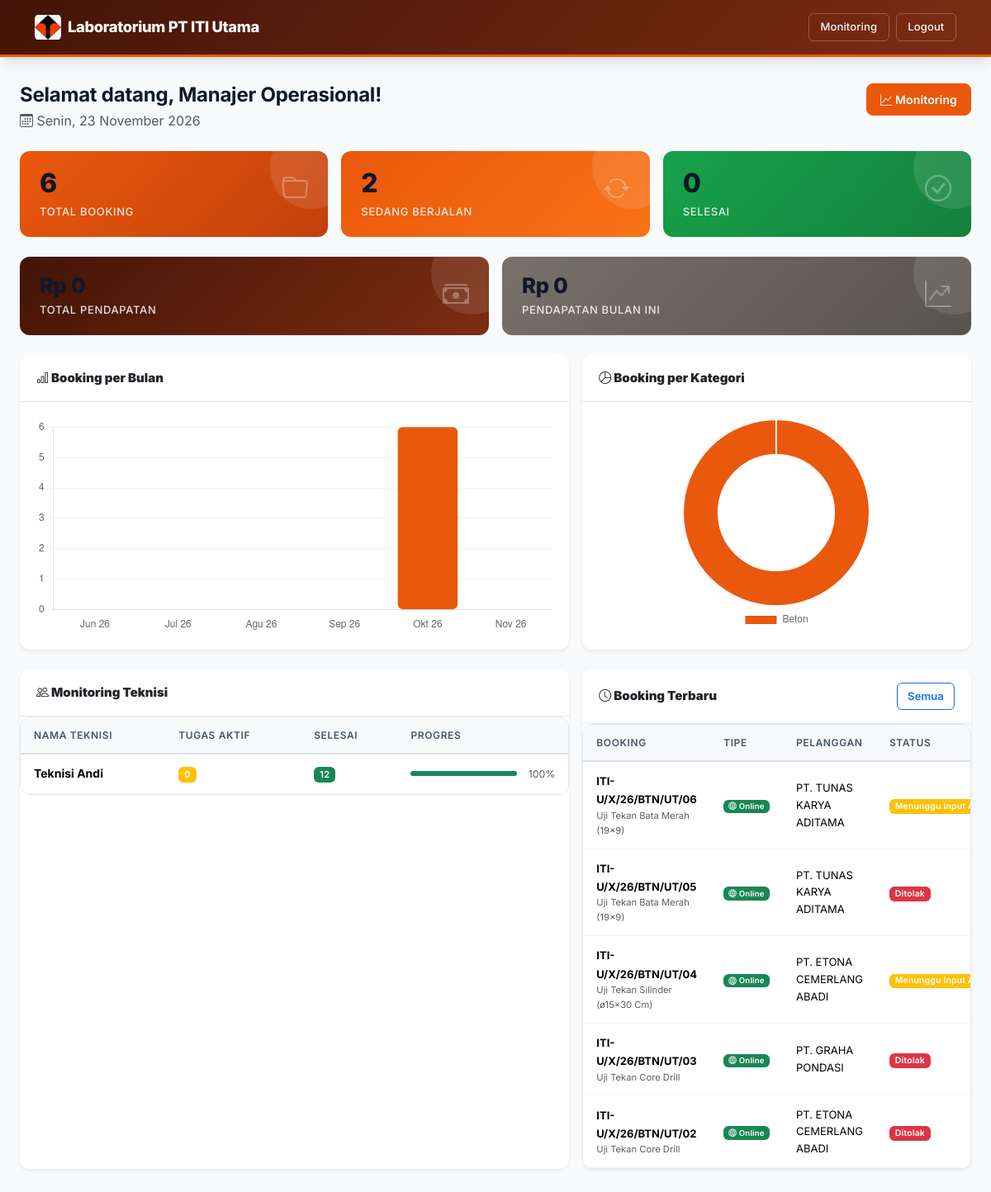
The page /owner/dashboard.php (signed in) on the database its author committed.
### tables this page shows
CREATE TABLE `users` (
  `id` bigint(20) UNSIGNED NOT NULL,
  `role` enum('pelanggan','admin','teknisi','owner') NOT NULL DEFAULT 'pelanggan',
  `nama_lengkap` varchar(150) NOT NULL,
  `nama_perusahaan` varchar(150) DEFAULT NULL COMMENT 'Diisi jika role = pelanggan (perusahaan/kontraktor)',
  `email` varchar(150) NOT NULL,
  `no_telepon` varchar(20) DEFAULT NULL,
  `alamat` text DEFAULT NULL,
  `password` varchar(255) NOT NULL,
  `foto_profil` varchar(255) DEFAULT NULL,
  `status_aktif` tinyint(1) NOT NULL DEFAULT 1,
  `email_verified_at` timestamp NULL DEFAULT NULL,
  `remember_token` varchar(100) DEFAULT NULL,
  `created_at` timestamp NULL DEFAULT current_timestamp(),
  `updated_at` timestamp NULL DEFAULT current_timestamp() ON UPDATE current_timestamp()
);

CREATE TABLE `bookings` (
  `id` bigint(20) UNSIGNED NOT NULL,
  `kode_booking` varchar(30) NOT NULL COMMENT 'Contoh: BK-20260716-0001',
  `user_id` bigint(20) UNSIGNED NOT NULL COMMENT 'Pelanggan yang melakukan booking',
  `jenis_pengujian_id` bigint(20) UNSIGNED NOT NULL,
  `penanggung_jawab` varchar(150) NOT NULL,
  `jumlah_sampel` int(10) UNSIGNED NOT NULL DEFAULT 1,
  `tanggal_pengujian_diminta` date NOT NULL,
  `dokumen_persyaratan` varchar(255) DEFAULT NULL COMMENT 'Path file dokumen yang diunggah',
  `estimasi_biaya` decimal(12,2) NOT NULL DEFAULT 0.00,
  `catatan_pelanggan` text DEFAULT NULL,
  `objek_pengujian` varchar(255) DEFAULT NULL,
  `proyek` varchar(255) DEFAULT NULL,
  `lokasi` varchar(255) DEFAULT NULL,
  `supplier` varchar(255) DEFAULT NULL,
  `tipe_booking` enum('online','offline') NOT NULL DEFAULT 'online',
  `bukti_transfer` varchar(255) DEFAULT NULL COMMENT 'Path file bukti transfer pembayaran',
  `status_booking` enum('menunggu_verifikasi','menunggu_pembayaran','pembayaran_diverifikasi','booking_diterima','jadwal_ditentukan','sampel_diterima','menunggu_diuji','sedang_diuji','menunggu_input_admin','validasi_hasil','selesai','ditolak') NOT NULL DEFAULT 'menunggu_verifikasi',
  `alasan_ditolak` text DEFAULT NULL,
  `diverifikasi_oleh` bigint(20) UNSIGNED DEFAULT NULL COMMENT 'Admin yang memverifikasi',
  `diverifikasi_pada` timestamp NULL DEFAULT NULL,
  `diverifikasi_pembayaran_oleh` bigint(20) UNSIGNED DEFAULT NULL,
  `tanggal_pembayaran` timestamp NULL DEFAULT NULL,
  `created_at` timestamp NULL DEFAULT current_timestamp(),
  `updated_at` timestamp NULL DEFAULT current_timestamp() ON UPDATE current_timestamp(),
  `mutu_beton` varchar(20) DEFAULT NULL,
  `sample_berat` decimal(10,2) DEFAULT NULL,
  `sample_diameter` decimal(10,2) DEFAULT NULL,
  `sample_tinggi` decimal(10,2) DEFAULT NULL,
  `sample_bentang_l` decimal(10,2) DEFAULT NULL,
  `sample_dimensi_b` decimal(10,2) DEFAULT NULL,
  `sample_dimensi_h` decimal(10,2) DEFAULT NULL,
  `sample_jenis_baja` varchar(20) DEFAULT NULL,
  `sample_panjang` decimal(10,2) DEFAULT NULL,
  `tambahan_cetak` tinyint(1) NOT NULL DEFAULT 0 COMMENT 'Pemotongan, Setting & Cetak Benda Uji (+250.000)',
  `tambahan_setting` tinyint(1) NOT NULL DEFAULT 0
);

CREATE TABLE `jenis_pengujian` (
  `id` bigint(20) UNSIGNED NOT NULL,
  `kategori` enum('beton','tanah','besi') NOT NULL,
  `nama_pengujian` varchar(150) NOT NULL,
  `deskripsi` text DEFAULT NULL,
  `satuan_sampel` varchar(50) DEFAULT NULL COMMENT 'Contoh: buah, titik, batang',
  `estimasi_durasi_hari` int(10) UNSIGNED DEFAULT NULL COMMENT 'Estimasi lama pengujian dalam hari',
  `harga` decimal(12,2) NOT NULL DEFAULT 0.00,
  `status_aktif` tinyint(1) NOT NULL DEFAULT 1,
  `created_at` timestamp NULL DEFAULT current_timestamp(),
  `updated_at` timestamp NULL DEFAULT current_timestamp() ON UPDATE current_timestamp()
);

### owner/dashboard.php (the view, shortened to what the rows shown need)
<?php
require '../config/database.php';
require '../config/auth.php';
$user = currentUser($pdo);
$hari = ['Minggu','Senin','Selasa','Rabu','Kamis','Jumat','Sabtu'];
$bulanArr = ['Januari','Februari','Maret','April','Mei','Juni','Juli','Agustus','September','Oktober','November','Desember'];
$tanggalHari = $hari[date('w')] . ', ' . date('d') . ' ' . $bulanArr[date('m')-1] . ' ' . date('Y');
$stmtPerBulan = $pdo->query(
    "SELECT DATE_FORMAT(created_at, '%Y-%m') as bulan, COUNT(*) as jumlah
     FROM bookings
     WHERE created_at >= DATE_FORMAT(DATE_SUB(CURDATE(), INTERVAL 5 MONTH), '%Y-%m-01')
     GROUP BY bulan
     ORDER BY bulan ASC"
);
$dataPerBulan = $stmtPerBulan->fetchAll();
$mapJumlahBulan = array_column($dataPerBulan, 'jumlah', 'bulan');
$labelBulan = [];
$jumlahBulan = [];
$baseBulan = date('Y-m-01');
for ($i = 5; $i >= 0; $i--) {
    $key = date('Y-m', strtotime("$baseBulan -$i month"));
    $labelBulan[] = $key;
    $jumlahBulan[] = (int) ($mapJumlahBulan[$key] ?? 0);
}
$bulanMap = ['01'=>'Jan','02'=>'Feb','03'=>'Mar','04'=>'Apr','05'=>'Mei','06'=>'Jun','07'=>'Jul','08'=>'Agu','09'=>'Sep','10'=>'Okt','11'=>'Nov','12'=>'Des'];
$labelBulanPretty = array_map(function($b) use ($bulanMap) {
    $parts = explode('-', $b);
    return $bulanMap[$parts[1]] . ' ' . substr($parts[0], 2);
}, $labelBulan);
$stmtPerKategori = $pdo->query(
    "SELECT j.kategori, COUNT(*) as jumlah
     FROM bookings b JOIN jenis_pengujian j ON b.jenis_pengujian_id = j.id
     GROUP BY j.kategori"
);
$dataKategori = $stmtPerKategori->fetchAll();
$labelKategori = array_map('ucfirst', array_column($dataKategori, 'kategori'));
$jumlahKategori = array_column($dataKategori, 'jumlah');
$bookingTerbaru = $pdo->query(
    "SELECT b.*, j.nama_pengujian, u.nama_lengkap as nama_pelanggan
     FROM bookings b
     JOIN jenis_pengujian j ON b.jenis_pengujian_id = j.id
     JOIN users u ON b.user_id = u.id
     ORDER BY b.created_at DESC LIMIT 5"
)->fetchAll();
require '../config/labels.php';
?>
<!DOCTYPE html>
<html lang="id">
<head>
    <link href="https://cdn.jsdelivr.net/npm/bootstrap@5.3.3/dist/css/bootstrap.min.css" rel="stylesheet">
    <link href="../assets/css/style.css" rel="stylesheet">
    <link href="https://cdn.jsdelivr.net/npm/bootstrap-icons@1.11.3/font/bootstrap-icons.min.css" rel="stylesheet">
</head>
<body>
    <div class="page-container">
        <div class="d-flex justify-content-between align-items-start flex-wrap gap-2 mb-4">
            <div>
                <h4 class="mb-1">Selamat datang, <?= htmlspecialchars($user['nama_lengkap']) ?>!</h4>
                <p class="text-muted mb-0"><i class="bi bi-calendar3"></i> <?= $tanggalHari ?></p>
            </div>
        </div>
        <div class="row g-3 mb-4">
            <div class="col-lg-7">
                <div class="card border-0 shadow-sm h-100">
                    <div class="card-body p-0">
                        <div class="table-responsive">
                            <table class="table table-hover align-middle mb-0">
                                <thead><tr><th class="text-nowrap">Nama Teknisi</th><th class="text-nowrap">Tugas Aktif</th><th class="text-nowrap">Selesai</th><th style="min-width: 150px;">Progres</th></tr></thead>
                            </table>
                        </div>
                    </div>
                </div>
            </div>
            <div class="col-lg-5">
                <div class="card border-0 shadow-sm h-100">
                    <div class="card-body p-0">
                        <div class="table-responsive">
                            <table class="table table-hover align-middle mb-0">
                                <thead><tr><th class="text-nowrap">Booking</th><th class="text-nowrap">Tipe</th><th class="text-nowrap">Pelanggan</th><th class="text-nowrap">Status</th></tr></thead>
                                <tbody>
                                    <?php foreach ($bookingTerbaru as $b): [$label, $warna] = labelStatus($b['status_booking']); ?>
                                    <tr>
                                        <td>
                                            <strong style="font-size: 0.8125rem;"><?= htmlspecialchars($b['kode_booking']) ?></strong>
                                            <div class="text-muted" style="font-size: 0.7rem;"><?= htmlspecialchars($b['nama_pengujian']) ?></div>
                                        </td>
                                        <td>
                                            <?php if (($b['tipe_booking'] ?? 'online') === 'online'): ?>
                                                <span class="badge bg-success" style="font-size: 0.6rem;"><i class="bi bi-globe"></i> Online</span>
                                            <?php else: ?>
                                                <span class="badge bg-info" style="font-size: 0.6rem;"><i class="bi bi-building"></i> Offline</span>
                                            <?php endif; ?>
                                        </td>
                                        <td style="font-size: 0.8125rem;"><?= htmlspecialchars($b['nama_pelanggan']) ?></td>
                                        <td><span class="badge bg-<?= $warna ?>" style="font-size: 0.65rem;"><?= $label ?></span></td>
                                    </tr>
                                    <?php endforeach; ?>
                                </tbody>
                            </table>
                        </div>
                    </div>
                </div>
            </div>
        </div>
    </div>
    <script>
        new Chart(document.getElementById('chartBulan'), {
            type: 'bar',
            data: {
                labels: <?= json_encode($labelBulanPretty) ?>,
                datasets: [{
                    label: 'Jumlah Booking',
                    data: <?= json_encode($jumlahBulan) ?>,
                    backgroundColor: '#ea580c',
                    borderRadius: 6,
                    borderSkipped: false
                }]
            },
            options: {
                responsive: true,
                maintainAspectRatio: false,
                scales: {
                    y: { beginAtZero: true, ticks: { stepSize: 1 }, grid: { color: '#f1f5f9' } },
                    x: { grid: { display: false } }
                },
                plugins: { legend: { display: false } }
            }
        });
        new Chart(document.getElementById('chartKategori'), {
            type: 'doughnut',
            data: {
                labels: <?= json_encode($labelKategori) ?>,
                datasets: [{
                    data: <?= json_encode($jumlahKategori) ?>,
                    backgroundColor: ['#ea580c', '#16a34a', '#f59e0b', '#dc2626', '#78716c'],
                    borderWidth: 2,
                    borderColor: '#ffffff'
                }]
            },
            options: {
                responsive: true,
                maintainAspectRatio: false,
                cutout: '62%',
                plugins: { legend: { position: 'bottom' } }
            }
        });
    </script>
</body>
</html>

### rows shown on the page
users: nama_lengkap "Manajer Operasional"
bookings: kode_booking "ITI-U/X/26/BTN/UT/06", jenis_pengujian.nama_pengujian "Uji Tekan Bata Merah (19x9)", tipe_booking "online" (drawn), user.nama_lengkap "PT. TUNAS KARYA ADITAMA", label "Menunggu Input…"
bookings: kode_booking "ITI-U/X/26/BTN/UT/05", jenis_pengujian.nama_pengujian "Uji Tekan Bata Merah (19x9)", tipe_booking "online" (drawn), user.nama_lengkap "PT. TUNAS KARYA ADITAMA", label "Ditolak"
bookings: kode_booking "ITI-U/X/26/BTN/UT/04", jenis_pengujian.nama_pengujian "Uji Tekan Silinder (ø15x30 Cm)", tipe_booking "online" (drawn), user.nama_lengkap "PT. ETONA CEMERLANG ABADI", label "Menunggu Input…"
bookings: kode_booking "ITI-U/X/26/BTN/UT/03", jenis_pengujian.nama_pengujian "Uji Tekan Core Drill", tipe_booking "online" (drawn), user.nama_lengkap "PT. GRAHA PONDASI", label "Ditolak"
bookings: kode_booking "ITI-U/X/26/BTN/UT/02", jenis_pengujian.nama_pengujian "Uji Tekan Core Drill", tipe_booking "online" (drawn), user.nama_lengkap "PT. ETONA CEMERLANG ABADI", label "Ditolak"

### other values the page prints
$totalBooking "6"
$totalBerjalan "2"
$totalSelesai "0"
$pendapatanBulanIni "0"
$t['nama_lengkap'] "Teknisi Andi"
$t['tugas_aktif'] "0"
$t['tugas_selesai'] "12"
$prosentase "100"
chart data {{ json_encode($jumlahBulan) }} [0,0,0,0,6,0]
